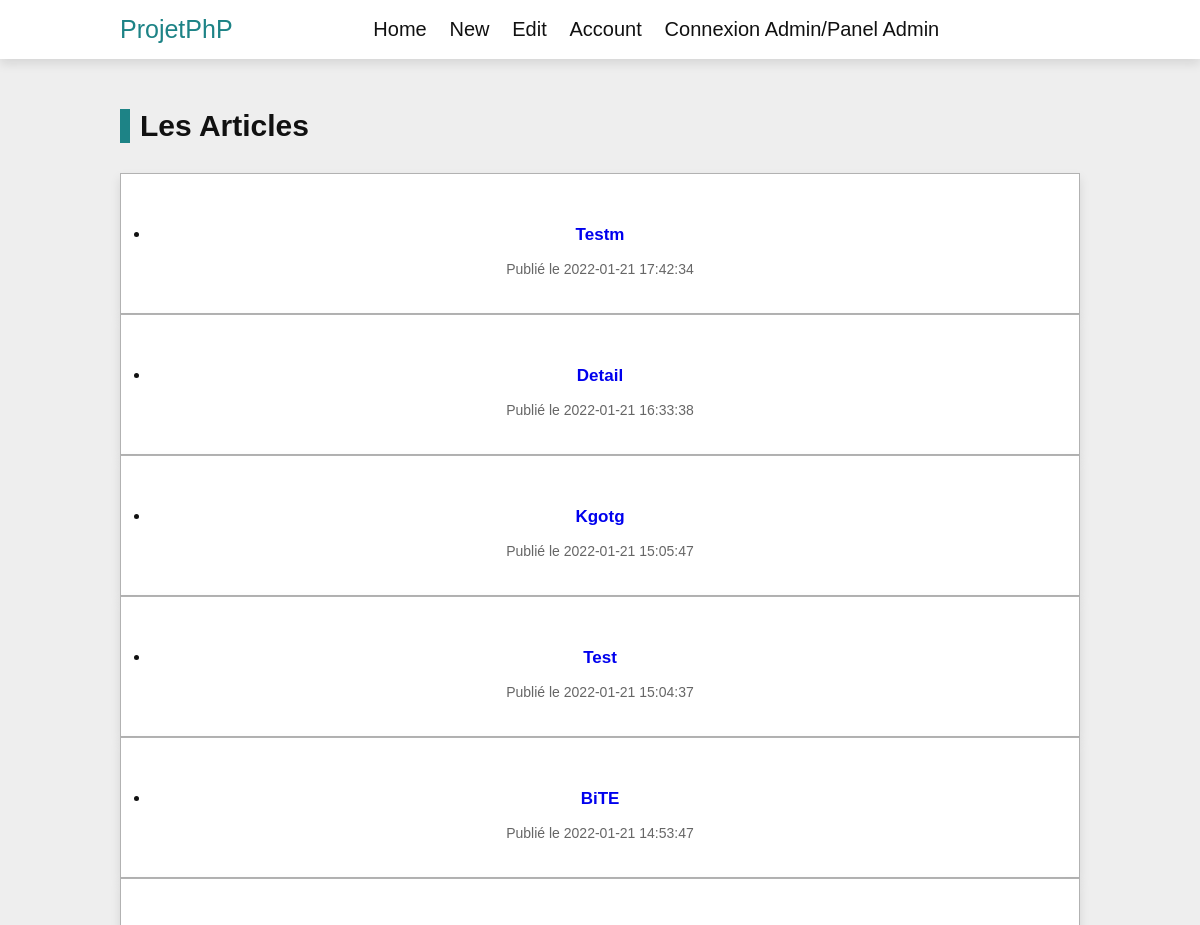
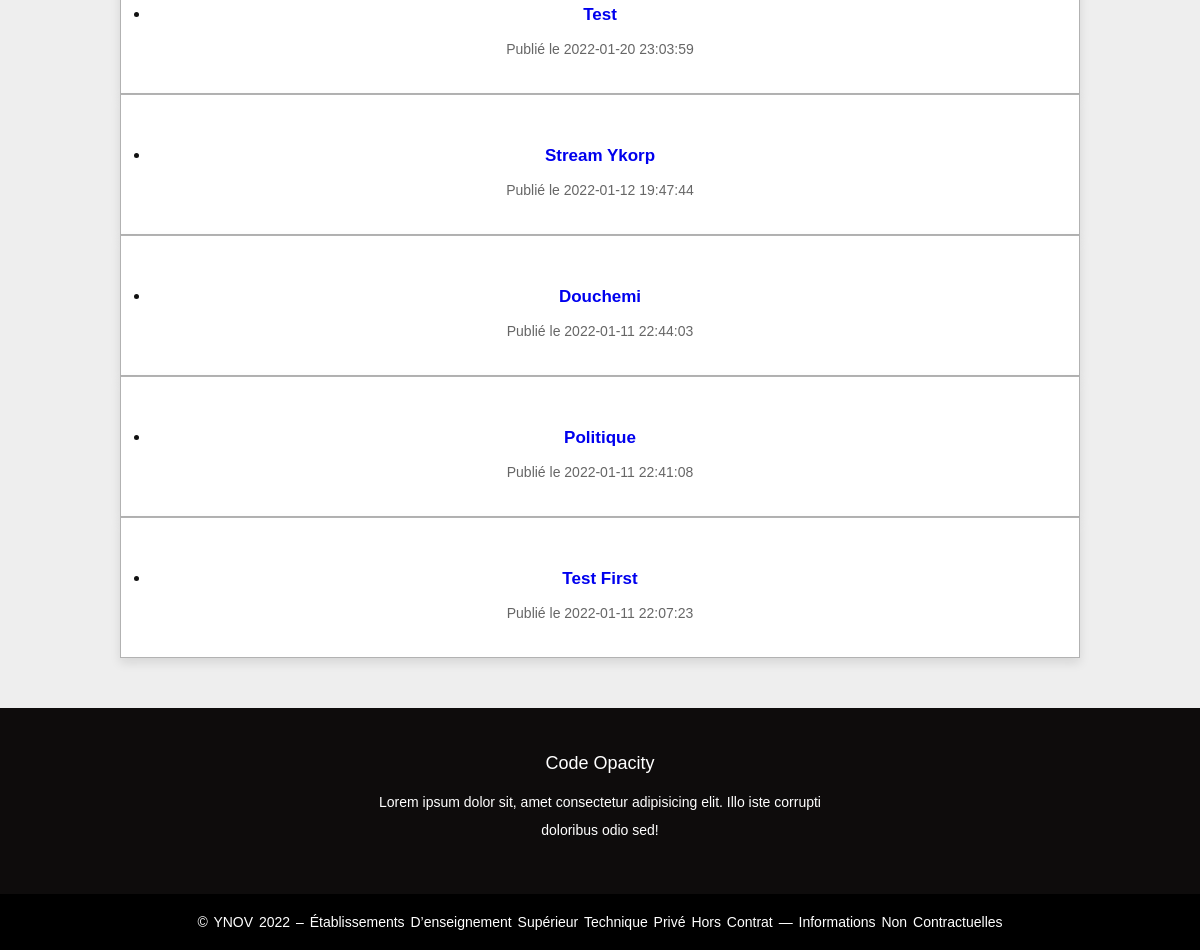
/php_exam/index.php, run on the app's committed database (2 pictures, top to bottom).
### tables this page shows
CREATE TABLE `article` (
  `id` int(11) NOT NULL,
  `titre` varchar(255) NOT NULL,
  `contenu` varchar(255) NOT NULL,
  `date_publication` datetime NOT NULL,
  `idauteur` int(11) NOT NULL
);

### php_exam/index.php (the view, shortened to what this page needs)
<!DOCTYPE html>
<html>
<head>
</head>
<body>
  <?php include "includes/navbar.php";?>
    <section class="services" id="services">
        <h1 class="heading"> Les articles </h1>
        <div class="box-container">
        <ul>
  <?php
  $sql = "SELECT * from article ORDER BY date_publication DESC";
  $db = new PDO('mysql:host=localhost;dbname=php_alex', 'root', '');
  $request = $db->query($sql);
  while ($row = $request->fetch())
  {
    ?> <div class="box">
    <h3><li><a href="detail.php?id=<?= $row["id"] ?>"><?php echo stripslashes($row["titre"]) ?></a></li></h3>
    <p>Publié le <?= $row["date_publication"]?></p>
</div>
    <?php
  }
    ?>
  </ul>
        </div>
    </section>
    <footer>
        <div class="footer-content">
            <h3>code opacity</h3>
            <p>Lorem ipsum dolor sit, amet consectetur adipisicing elit. Illo iste corrupti doloribus odio sed!</p>
        </div>
        <div class="footer-bottom">
            <p>© YNOV 2022 – Établissements d’enseignement supérieur technique privé hors contrat — informations non
                contractuelles</p>
        </div>
    </footer>
</body>
</html>

### php_exam/includes/navbar.php (shortened to what this page needs)
<!DOCTYPE html>
<html>
<head>
</head>
<body>
<header class="header">
        <a href="#" class="logo"><span>ProjetPhP</span></a>
        <nav class="navbar">
            <a href="index.php">home</a>
            <a href="new.php">New</a>
            <a href="#Edit-4">Edit</a>
            <a href="#Account-5">Account</a>
            <a href="#Connexion Admin/Panel Admin-6">Connexion Admin/Panel Admin</a>
        </nav>
    </header>
</body>
</html>

### data on the page
article: titre "Testm", date_publication "2022-01-21 17:42:34"
article: titre "Detail", date_publication "2022-01-21 16:33:38"
article: titre "Kgotg", date_publication "2022-01-21 15:05:47"
article: titre "Test", date_publication "2022-01-21 15:04:37"
article: titre "BiTE", date_publication "2022-01-21 14:53:47"
article: titre "Test", date_publication "2022-01-20 23:03:59"
article: titre "Stream Ykorp", date_publication "2022-01-12 19:47:44"
article: titre "Douchemi", date_publication "2022-01-11 22:44:03"
article: titre "Politique", date_publication "2022-01-11 22:41:08"
article: titre "Test First", date_publication "2022-01-11 22:07:23"
